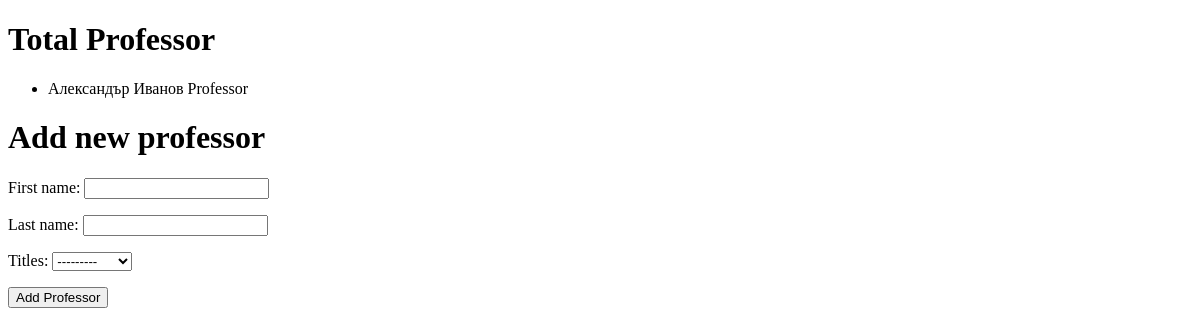
/professor/, run on an earlier commit of the app's database.
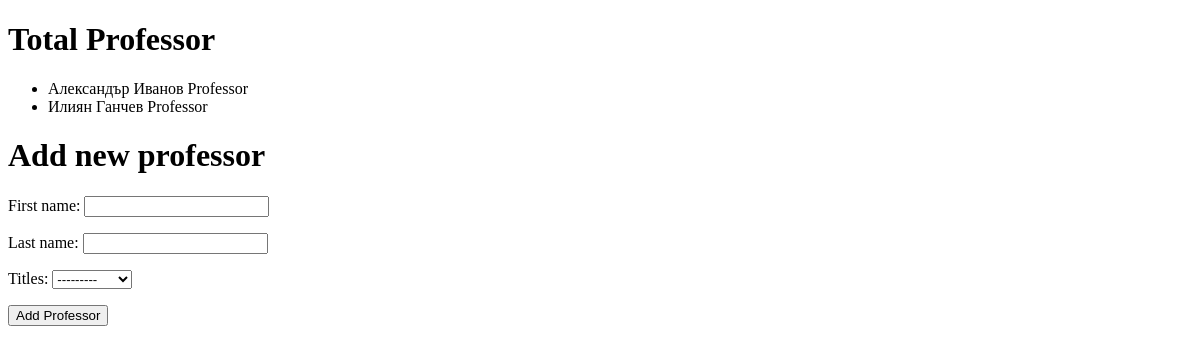
And on a later commit of the database.
### main/models.py (models this page shows, shortened)
class Professors(models.Model):
    first_name = models.CharField(max_length=200)
    last_name = models.CharField(max_length=200)
    titles = models.ForeignKey(Title, on_delete=models.CASCADE)

class Title(models.Model):
    title_name = models.CharField(max_length=200)
    def __str__(self):
        return self.title_name

### main/views.py (the view, shortened to what this page needs)
# urls.py: path('professor/', ProfessorView.as_view()),
class ProfessorView(View):
    form = ProfessorForm()
    def get(self, request, *args, **kwargs):
        professor = Professors.objects.all()
        context = {'professor': professor, 'form': self.form}
        return render(request, 'professor.html', context)

### main/forms.py
class ProfessorForm(ModelForm):
    class Meta:
        model = Professors
        fields = ['first_name', 'last_name', 'titles']

### templates/professor.html (shortened to what this page needs)
<!DOCTYPE html>
<html lang="en">
<head>
</head>
<body>
    <h1>Total Professor</h1>
<ul>
    {% for profes in professor %}
        <li>
            {{ profes.first_name }} {{ profes.last_name }} {{ profes.titles }}
        </li>
    {% endfor %}
</ul>
<h1>Add new professor</h1>
<form action="." method="POST">
    {{ form.as_p }}
    <input type="submit" value="Add Professor"/>
</form>
</body>
</html>

What changed in the data, as far as the page shows it:
added Professors: first_name "Илиян", last_name "Ганчев", titles "Professor"
